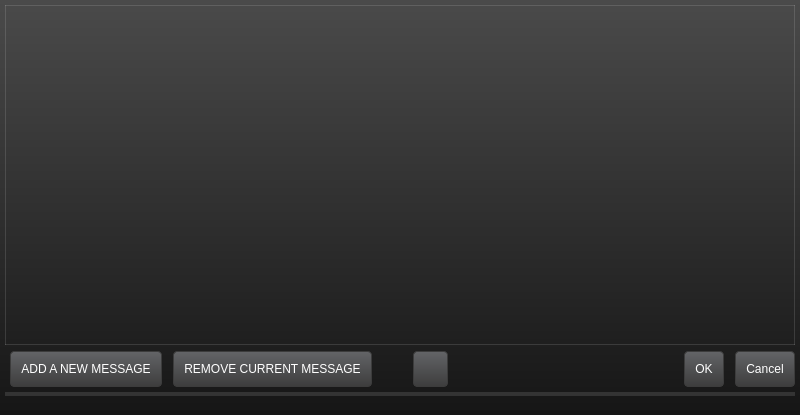
<?xml version="1.0" encoding="UTF-8"?>
<ui version="4.0">
 <class>ExtOscPatternAsk</class>
 <widget class="QDialog" name="ExtOscPatternAsk">
  <property name="geometry">
   <rect>
    <x>0</x>
    <y>0</y>
    <width>800</width>
    <height>415</height>
   </rect>
  </property>
  <property name="windowTitle">
   <string>IanniX — Message editor</string>
  </property>
  <property name="styleSheet">
   <string notr="true">QWidget#ExtOscPatternAsk {
	background-color: qlineargradient(spread:pad, x1:0, y1:0, x2:0, y2:1, stop:0 rgba(74, 74, 74, 255), stop:1 rgba(22, 22, 22, 255));
}

QTextEdit#help {
	color: white;
	background-color: transparent;
}


QWidget {
	font: 10px &quot;Arial&quot;;
}
QLabel {
	font: bold;
}

QTabWidget::pane {
	border: 1px solid rgba(255, 255, 255, 32);
}

QLabel {
	color: rgb(220, 220, 220);
}

QLineEdit {
	background: transparent;
	border: 0px solid transparent;
}

QPushButton, QSpinBox, QDoubleSpinBox, QLineEdit {
	border: 1px solid rgb(60, 60, 60);
	border-radius: 4px;
	background-color: qlineargradient(spread:pad, x1:0, y1:0, x2:0, y2:1, stop:0 rgba(99, 100, 103, 255), stop:1 rgba(61, 61, 61, 255));
}
QPushButton {
	margin-left: 5px;
	color: white;
	padding: 10px;
}
QPushButton:hover {
	border: 1px solid rgb(0, 187, 255);
	background-color: rgb(0, 137, 241, 128);
}
QPushButton::checked, QPushButton:pressed {
	background-color: rgb(0, 187, 255);
	color: white;
}


QCheckBox {
	spacing: 5px;
}
QCheckBox::indicator {
	width: 11px;
	height: 11px;
	border: 1px solid rgb(60, 60, 60);
	background-color: qlineargradient(spread:pad, x1:0, y1:0, x2:0, y2:1, stop:0 rgba(139, 140, 143, 255), stop:1 rgba(101, 101, 101, 255));
}
QCheckBox::indicator:checked {
	background-color: qlineargradient(spread:pad, x1:0, y1:0, x2:0, y2:1, stop:0 rgba(50, 237, 255), stop:1 rgba(0, 187, 255, 255));
}

QDoubleSpinBox, QSpinBox, QLineEdit  {
	padding: 2px;
	padding-top: 0px;
	color: white;
}
QSpinBox::up-button, QDoubleSpinBox::up-button {
	width: 5px;
    image: url(:/icons/res_icon_plus.png);
	padding: 2px;
	border: 0px solid transparent;
	background: rgba(255, 255, 255, 64);
}
QSpinBox::down-button, QDoubleSpinBox::down-button {
	width: 5px;
    image: url(:/icons/res_icon_minus.png);
	padding: 2px;
	border: 0px solid transparent;
	background: rgba(255, 255, 255, 64);
}



QTreeWidget {
	alternate-background-color: rgb(79, 79, 81);
	color: white;
	border: 0px solid transparent;
	gridline-color: rgb(150, 152, 137);
	selection-background-color: rgb(0, 187, 255);
	background: transparent;
	background-color: rgb(63, 64, 64);
}
QTreeWidget::item {
}
QHeaderView {
	background: transparent;
	border: 0px solid transparent;
	color: rgb(203, 203, 203);
	min-height: 12px;
}
QHeaderView::section {
	background: rgba(255, 255, 255, 64);
	padding-left: 4px;
	border: 0px solid transparent;
	border-top-left-radius:  6px;
	border-top-right-radius: 6px;
	font: bold;
}

QTreeView::indicator {
	border: 1px solid rgb(60, 60, 60);
	width: 11px;
	height: 11px;
}
QTreeView::indicator:unchecked {
	background-color: qlineargradient(spread:pad, x1:0, y1:0, x2:0, y2:1, stop:0 rgba(139, 140, 143, 255), stop:1 rgba(101, 101, 101, 255));
}
QTreeView::indicator:checked {
	background-color: qlineargradient(spread:pad, x1:0, y1:0, x2:0, y2:1, stop:0 rgba(50, 237, 255), stop:1 rgba(0, 187, 255, 255));
}



QScrollBar:vertical, QScrollBar:horizontal {
	border: 0px solid transparent;
	background: rgba(255, 255, 255, 32);
}
QScrollBar::handle:vertical, QScrollBar::handle:horizontal {
	border: 0px solid transparent;
	background: rgb(161, 161, 161);
	border-radius: 3px;
}
QScrollBar:vertical {						width: 8px;					}
QScrollBar:horizontal {					height: 8px;				}
QScrollBar::handle:vertical {			min-height: 8px;		}
QScrollBar::handle:horizontal {	min-width: 8px;			}
QScrollBar::add-line:vertical, QScrollBar::add-line:hozirontal, QScrollBar::sub-line:vertical, QScrollBar::sub-line:horizontal, QScrollBar::up-arrow:vertical, QScrollBar::up-arrow:horizontal, QScrollBar::down-arrow:vertical, QScrollBar::down-arrow:horizontal {
	border: 0px solid transparent;
	background: transparent;
	width: 1px;
	height: 1px;
}
QScrollBar::add-page:vertical, QScrollBar::sub-page:vertical, QScrollBar::add-page:horizontal, QScrollBar::sub-page:horizontal {
	background: none;
}


QSplitter::handle {
	background: rgb(255, 255, 255, 30);
}
QSplitter::handle:pressed {
	background: rgb(0, 187, 255);
 }
QSplitter::handle:horizontal	 	{	width: 4px; }
QSplitter::handle:vertical     		{	height: 4px; }





QTabWidget::pane {	
}

QTabWidget::tab-bar {
	left: 5px;
}
QTabWidget {
	border: 0px transparent;
}
QTabBar::tab {
	background-color: rgba(255, 255, 255, 120);
	padding: 2px;
    border-top-left-radius: 4px;
    border-top-right-radius: 4px;
    min-width: 100px;
    min-height: 15px;
	font: bold;
}
QTabBar::tab:selected {
	background-color: rgb(255, 87, 0);
	color: white;
}
QTabBar::tab:hover {
	color: white;
}
QTabBar::tab:!selected {
     margin-top: 2px;
}

</string>
  </property>
  <layout class="QVBoxLayout" name="verticalLayout_2">
   <property name="spacing">
    <number>5</number>
   </property>
   <property name="margin">
    <number>5</number>
   </property>
   <item>
    <widget class="QSplitter" name="splitter">
     <property name="orientation">
      <enum>Qt::Vertical</enum>
     </property>
     <widget class="QWidget" name="layoutWidget">
      <layout class="QVBoxLayout" name="verticalLayout">
       <property name="bottomMargin">
        <number>5</number>
       </property>
       <item>
        <widget class="QTabWidget" name="tabs">
         <property name="minimumSize">
          <size>
           <width>775</width>
           <height>340</height>
          </size>
         </property>
         <property name="currentIndex">
          <number>-1</number>
         </property>
        </widget>
       </item>
       <item>
        <layout class="QHBoxLayout" name="horizontalLayout">
         <item>
          <widget class="QPushButton" name="addButton">
           <property name="minimumSize">
            <size>
             <width>150</width>
             <height>0</height>
            </size>
           </property>
           <property name="focusPolicy">
            <enum>Qt::NoFocus</enum>
           </property>
           <property name="text">
            <string>ADD A NEW MESSAGE</string>
           </property>
          </widget>
         </item>
         <item>
          <widget class="QPushButton" name="removeButton">
           <property name="minimumSize">
            <size>
             <width>150</width>
             <height>0</height>
            </size>
           </property>
           <property name="focusPolicy">
            <enum>Qt::NoFocus</enum>
           </property>
           <property name="text">
            <string>REMOVE CURRENT MESSAGE</string>
           </property>
          </widget>
         </item>
         <item>
          <spacer name="horizontalSpacer_2">
           <property name="orientation">
            <enum>Qt::Horizontal</enum>
           </property>
           <property name="sizeType">
            <enum>QSizePolicy::Fixed</enum>
           </property>
           <property name="sizeHint" stdset="0">
            <size>
             <width>30</width>
             <height>20</height>
            </size>
           </property>
          </spacer>
         </item>
         <item>
          <widget class="QPushButton" name="help_button">
           <property name="minimumSize">
            <size>
             <width>40</width>
             <height>0</height>
            </size>
           </property>
           <property name="maximumSize">
            <size>
             <width>40</width>
             <height>40</height>
            </size>
           </property>
           <property name="focusPolicy">
            <enum>Qt::NoFocus</enum>
           </property>
           <property name="text">
            <string/>
           </property>
           <property name="icon">
            <iconset resource="IanniX.qrc">
             <normaloff>:/actions/res_icon_help.png</normaloff>:/actions/res_icon_help.png</iconset>
           </property>
           <property name="iconSize">
            <size>
             <width>32</width>
             <height>32</height>
            </size>
           </property>
          </widget>
         </item>
         <item>
          <spacer name="horizontalSpacer">
           <property name="orientation">
            <enum>Qt::Horizontal</enum>
           </property>
           <property name="sizeHint" stdset="0">
            <size>
             <width>40</width>
             <height>20</height>
            </size>
           </property>
          </spacer>
         </item>
         <item>
          <widget class="QDialogButtonBox" name="buttonBox">
           <property name="focusPolicy">
            <enum>Qt::NoFocus</enum>
           </property>
           <property name="orientation">
            <enum>Qt::Horizontal</enum>
           </property>
           <property name="standardButtons">
            <set>QDialogButtonBox::Cancel|QDialogButtonBox::Ok</set>
           </property>
          </widget>
         </item>
        </layout>
       </item>
      </layout>
     </widget>
     <widget class="UiHelp" name="help" native="true">
      <property name="focusPolicy">
       <enum>Qt::NoFocus</enum>
      </property>
     </widget>
    </widget>
   </item>
  </layout>
 </widget>
 <customwidgets>
  <customwidget>
   <class>UiHelp</class>
   <extends>QWidget</extends>
   <header>gui/uihelp.h</header>
   <container>1</container>
  </customwidget>
 </customwidgets>
 <tabstops>
  <tabstop>tabs</tabstop>
 </tabstops>
 <resources>
  <include location="IanniX.qrc"/>
 </resources>
 <connections>
  <connection>
   <sender>buttonBox</sender>
   <signal>accepted()</signal>
   <receiver>ExtOscPatternAsk</receiver>
   <slot>accept()</slot>
   <hints>
    <hint type="sourcelabel">
     <x>987</x>
     <y>684</y>
    </hint>
    <hint type="destinationlabel">
     <x>157</x>
     <y>180</y>
    </hint>
   </hints>
  </connection>
  <connection>
   <sender>buttonBox</sender>
   <signal>rejected()</signal>
   <receiver>ExtOscPatternAsk</receiver>
   <slot>reject()</slot>
   <hints>
    <hint type="sourcelabel">
     <x>987</x>
     <y>684</y>
    </hint>
    <hint type="destinationlabel">
     <x>286</x>
     <y>180</y>
    </hint>
   </hints>
  </connection>
  <connection>
   <sender>help_button</sender>
   <signal>released()</signal>
   <receiver>ExtOscPatternAsk</receiver>
   <slot>help()</slot>
   <hints>
    <hint type="sourcelabel">
     <x>423</x>
     <y>687</y>
    </hint>
    <hint type="destinationlabel">
     <x>267</x>
     <y>-106</y>
    </hint>
   </hints>
  </connection>
  <connection>
   <sender>addButton</sender>
   <signal>released()</signal>
   <receiver>ExtOscPatternAsk</receiver>
   <slot>actionAddMessage()</slot>
   <hints>
    <hint type="sourcelabel">
     <x>42</x>
     <y>684</y>
    </hint>
    <hint type="destinationlabel">
     <x>-87</x>
     <y>58</y>
    </hint>
   </hints>
  </connection>
  <connection>
   <sender>removeButton</sender>
   <signal>released()</signal>
   <receiver>ExtOscPatternAsk</receiver>
   <slot>actionRemoveMessage()</slot>
   <hints>
    <hint type="sourcelabel">
     <x>218</x>
     <y>675</y>
    </hint>
    <hint type="destinationlabel">
     <x>453</x>
     <y>744</y>
    </hint>
   </hints>
  </connection>
 </connections>
 <slots>
  <slot>itemClicked(QListWidgetItem*)</slot>
  <slot>actionAddMessage()</slot>
  <slot>actionRemoveMessage()</slot>
  <slot>help()</slot>
 </slots>
</ui>
